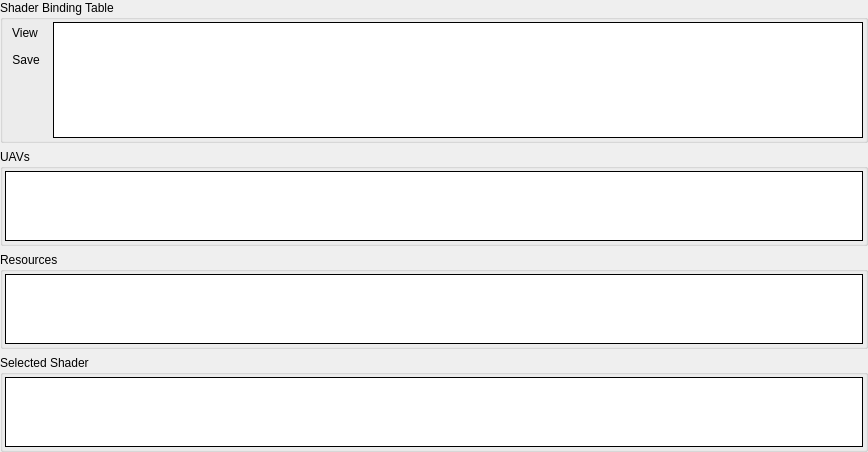
         <widget class="QWidget" name="rtScrollContents">
          <property name="geometry">
           <rect>
            <x>0</x>
            <y>0</y>
            <width>868</width>
            <height>452</height>
           </rect>
          </property>
          <layout class="QVBoxLayout" name="rtScrollLayout">
           <property name="leftMargin">
            <number>0</number>
           </property>
           <property name="topMargin">
            <number>0</number>
           </property>
           <property name="rightMargin">
            <number>0</number>
           </property>
           <property name="bottomMargin">
            <number>0</number>
           </property>
           <item>
            <widget class="CollapseGroupBox" name="rtShadersGroup">
             <property name="sizePolicy">
              <sizepolicy hsizetype="Preferred" vsizetype="Expanding">
               <horstretch>0</horstretch>
               <verstretch>2</verstretch>
              </sizepolicy>
             </property>
             <property name="title">
              <string>Shader Binding Table</string>
             </property>
             <layout class="QHBoxLayout" name="rtShadersLayout">
              <property name="leftMargin">
               <number>2</number>
              </property>
              <property name="topMargin">
               <number>2</number>
              </property>
              <property name="rightMargin">
               <number>2</number>
              </property>
              <property name="bottomMargin">
               <number>2</number>
              </property>
              <item>
               <widget class="QWidget" name="rtShaderActions">
                <layout class="QVBoxLayout" name="rtShaderActionsLayout">
                 <property name="leftMargin">
                  <number>0</number>
                 </property>
                 <property name="topMargin">
                  <number>0</number>
                 </property>
                 <property name="rightMargin">
                  <number>0</number>
                 </property>
                 <property name="bottomMargin">
                  <number>0</number>
                 </property>
                 <item>
                  <widget class="QToolButton" name="rtShaderViewButton">
                   <property name="toolTip">
                    <string>Open Shader Source</string>
                   </property>
                   <property name="text">
                    <string>View</string>
                   </property>
                   <property name="icon">
                    <iconset resource="../../Resources/resources.qrc">
                     <normaloff>:/action.png</normaloff>:/action.png</iconset>
                   </property>
                   <property name="toolButtonStyle">
                    <enum>Qt::ToolButtonTextBesideIcon</enum>
                   </property>
                   <property name="autoRaise">
                    <bool>true</bool>
                   </property>
                  </widget>
                 </item>
                 <item>
                  <widget class="QToolButton" name="rtShaderSaveButton">
                   <property name="toolTip">
                    <string>Save Shader</string>
                   </property>
                   <property name="text">
                    <string>Save</string>
                   </property>
                   <property name="icon">
                    <iconset resource="../../Resources/resources.qrc">
                     <normaloff>:/save.png</normaloff>:/save.png</iconset>
                   </property>
                   <property name="toolButtonStyle">
                    <enum>Qt::ToolButtonTextBesideIcon</enum>
                   </property>
                   <property name="autoRaise">
                    <bool>true</bool>
                   </property>
                  </widget>
                 </item>
                 <item>
                  <spacer name="rtShaderActionsSpacer">
                   <property name="orientation">
                    <enum>Qt::Vertical</enum>
                   </property>
                   <property name="sizeHint" stdset="0">
                    <size>
                     <width>20</width>
                     <height>40</height>
                    </size>
                   </property>
                  </spacer>
                 </item>
                </layout>
               </widget>
              </item>
              <item>
               <widget class="RDTreeWidget" name="rtShaders">
                <property name="frameShape">
                 <enum>QFrame::Box</enum>
                </property>
                <property name="frameShadow">
                 <enum>QFrame::Plain</enum>
                </property>
                <property name="editTriggers">
                 <set>QAbstractItemView::NoEditTriggers</set>
                </property>
                <property name="rootIsDecorated">
                 <bool>false</bool>
                </property>
                <property name="uniformRowHeights">
                 <bool>true</bool>
                </property>
                <property name="allColumnsShowFocus">
                 <bool>true</bool>
                </property>
                <attribute name="headerStretchLastSection">
                 <bool>false</bool>
                </attribute>
               </widget>
              </item>
             </layout>
            </widget>
           </item>
           <item>
            <widget class="CollapseGroupBox" name="rtHitGroupsGroup">
             <property name="sizePolicy">
              <sizepolicy hsizetype="Preferred" vsizetype="Expanding">
               <horstretch>0</horstretch>
               <verstretch>1</verstretch>
              </sizepolicy>
             </property>
             <property name="title">
              <string>UAVs</string>
             </property>
             <layout class="QHBoxLayout" name="rtHitGroupsLayout">
              <property name="leftMargin">
               <number>2</number>
              </property>
              <property name="topMargin">
               <number>2</number>
              </property>
              <property name="rightMargin">
               <number>2</number>
              </property>
              <property name="bottomMargin">
               <number>2</number>
              </property>
              <item>
               <widget class="RDTreeWidget" name="rtHitGroups">
                <property name="frameShape">
                 <enum>QFrame::Box</enum>
                </property>
                <property name="frameShadow">
                 <enum>QFrame::Plain</enum>
                </property>
                <property name="editTriggers">
                 <set>QAbstractItemView::NoEditTriggers</set>
                </property>
                <property name="rootIsDecorated">
                 <bool>false</bool>
                </property>
                <property name="uniformRowHeights">
                 <bool>true</bool>
                </property>
                <property name="allColumnsShowFocus">
                 <bool>true</bool>
                </property>
                <attribute name="headerStretchLastSection">
                 <bool>false</bool>
                </attribute>
               </widget>
              </item>
             </layout>
            </widget>
           </item>
           <item>
            <widget class="CollapseGroupBox" name="rtLocalRootSignaturesGroup">
             <property name="sizePolicy">
              <sizepolicy hsizetype="Preferred" vsizetype="Expanding">
               <horstretch>0</horstretch>
               <verstretch>1</verstretch>
              </sizepolicy>
             </property>
             <property name="title">
              <string>Resources</string>
             </property>
             <layout class="QHBoxLayout" name="rtLocalRootSignaturesLayout">
              <property name="leftMargin">
               <number>2</number>
              </property>
              <property name="topMargin">
               <number>2</number>
              </property>
              <property name="rightMargin">
               <number>2</number>
              </property>
              <property name="bottomMargin">
               <number>2</number>
              </property>
              <item>
               <widget class="RDTreeWidget" name="rtLocalRootSignatures">
                <property name="frameShape">
                 <enum>QFrame::Box</enum>
                </property>
                <property name="frameShadow">
                 <enum>QFrame::Plain</enum>
                </property>
                <property name="editTriggers">
                 <set>QAbstractItemView::NoEditTriggers</set>
                </property>
                <property name="rootIsDecorated">
                 <bool>false</bool>
                </property>
                <property name="uniformRowHeights">
                 <bool>true</bool>
                </property>
                <property name="allColumnsShowFocus">
                 <bool>true</bool>
                </property>
                <attribute name="headerStretchLastSection">
                 <bool>false</bool>
                </attribute>
               </widget>
              </item>
             </layout>
            </widget>
           </item>
           <item>
            <widget class="CollapseGroupBox" name="rtShaderConfigsGroup">
             <property name="sizePolicy">
              <sizepolicy hsizetype="Preferred" vsizetype="Expanding">
               <horstretch>0</horstretch>
               <verstretch>1</verstretch>
              </sizepolicy>
             </property>
             <property name="title">
              <string>Selected Shader</string>
             </property>
             <layout class="QHBoxLayout" name="rtShaderConfigsLayout">
              <property name="leftMargin">
               <number>2</number>
              </property>
              <property name="topMargin">
               <number>2</number>
              </property>
              <property name="rightMargin">
               <number>2</number>
              </property>
              <property name="bottomMargin">
               <number>2</number>
              </property>
              <item>
               <widget class="RDTreeWidget" name="rtShaderConfigs">
                <property name="frameShape">
                 <enum>QFrame::Box</enum>
                </property>
                <property name="frameShadow">
                 <enum>QFrame::Plain</enum>
                </property>
                <property name="editTriggers">
                 <set>QAbstractItemView::NoEditTriggers</set>
                </property>
                <property name="rootIsDecorated">
                 <bool>false</bool>
                </property>
                <property name="uniformRowHeights">
                 <bool>true</bool>
                </property>
                <property name="allColumnsShowFocus">
                 <bool>true</bool>
                </property>
                <attribute name="headerStretchLastSection">
                 <bool>false</bool>
                </attribute>
               </widget>
              </item>
             </layout>
            </widget>
           </item>
           <item>
            <spacer name="rtVerticalSpacer">
             <property name="orientation">
              <enum>Qt::Vertical</enum>
             </property>
             <property name="sizeType">
              <enum>QSizePolicy::MinimumExpanding</enum>
             </property>
             <property name="sizeHint" stdset="0">
              <size>
               <width>0</width>
               <height>0</height>
              </size>
             </property>
            </spacer>
           </item>
          </layout>
         </widget>
